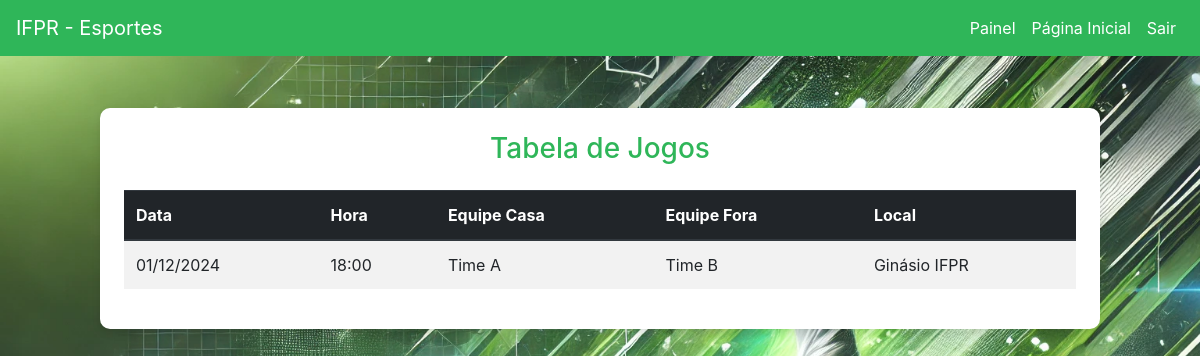
Page /tabela_jogos.php on the committed database.
### tables this page shows
CREATE TABLE `partidas` (
  `id` int(11) NOT NULL,
  `id_torneio` int(11) NOT NULL,
  `id_equipe_casa` int(11) NOT NULL,
  `id_equipe_fora` int(11) NOT NULL,
  `data_partida` date NOT NULL,
  `hora_partida` time NOT NULL,
  `local_torneio` varchar(255) NOT NULL
);

CREATE TABLE `equipes` (
  `id` int(11) NOT NULL,
  `nome_equipe` varchar(100) NOT NULL,
  `treinador` varchar(100) DEFAULT NULL,
  `contato` varchar(50) DEFAULT NULL,
  `data_criacao` timestamp NOT NULL DEFAULT current_timestamp()
);

### tabela_jogos.php (the view, shortened to what this page needs)
<?php
include 'conexaoBD.php';
$sql = "SELECT p.id, e1.nome_equipe AS equipe_casa, e2.nome_equipe AS equipe_fora, p.data_partida, p.hora_partida, p.local_torneio
                 FROM partidas p
                 JOIN equipes e1 ON p.id_equipe_casa = e1.id
                 JOIN equipes e2 ON p.id_equipe_fora = e2.id
                 ORDER BY p.data_partida ASC, p.hora_partida ASC";
$result = $link->query($sql);
?>
<!doctype html>
<html lang="pt-BR">
<head>
    <link rel="stylesheet" href="https://cdn.jsdelivr.net/npm/bootstrap@4.1.3/dist/css/bootstrap.min.css">
</head>
<body>
    <nav class="navbar navbar-expand-lg navbar-custom fixed-top">
        <a class="navbar-brand" href="pagina_principal_administrador.php">IFPR - Esportes</a>
        <div class="collapse navbar-collapse" id="navbarNav">
            <ul class="navbar-nav ml-auto">
                <li class="nav-item">
                    <a class="nav-link" href="painel_administrador.php">Painel</a>
                </li>
                <li class="nav-item">
                    <a class="nav-link" href="pagina_principal_administrador.php">Página Inicial</a>
                </li>
                <li class="nav-item">
                    <a class="nav-link" href="logout.php">Sair</a>
                </li>
            </ul>
        </div>
    </nav>
    <div class="container-table mt-5 p-4">
        <h3 class="text-center mb-4">Tabela de Jogos</h3>
        <?php if ($result->num_rows > 0) { ?>
            <table class="table table-striped">
                <thead class="thead-dark">
                    <tr>
                        <th>Data</th>
                        <th>Hora</th>
                        <th>Equipe Casa</th>
                        <th>Equipe Fora</th>
                        <th>Local</th>
                    </tr>
                </thead>
                <tbody>
                    <?php while ($row = $result->fetch_assoc()) { ?>
                        <tr>
                            <td><?= date('d/m/Y', strtotime($row['data_partida'])); ?></td>
                            <td><?= date('H:i', strtotime($row['hora_partida'])); ?></td>
                            <td><?= $row['equipe_casa']; ?></td>
                            <td><?= $row['equipe_fora']; ?></td>
                            <td><?= $row['local_torneio']; ?></td>
                        </tr>
                    <?php } ?>
                </tbody>
            </table>
        <?php } else { ?>
            <div class="alert alert-warning text-center" role="alert">
                Nenhuma partida encontrada.
            </div>
        <?php } ?>
    </div>

### tabela_jogos.php (style rules this page uses)
body { background-color: #f8f9fa; background-image: url('img/img01.webp'); background-size: cover; background-position: center center; background-attachment: fixed; padding-top: 60px; }
.navbar-custom { background-color: #2FB659; }
.navbar-custom .navbar-brand, .navbar-custom .nav-link { color: white; }
.container-table { max-width: 1000px; margin: 20px auto; background-color: white; border-radius: 10px; box-shadow: 0 4px 8px rgba(0, 0, 0, 0.1); }
h3 { color: #2FB659; }

### rows in the picture
partidas: data_partida "01/12/2024", hora_partida "18:00", id_equipe_casa.nome_equipe "Time A", id_equipe_fora.nome_equipe "Time B", local_torneio "Ginásio IFPR"
